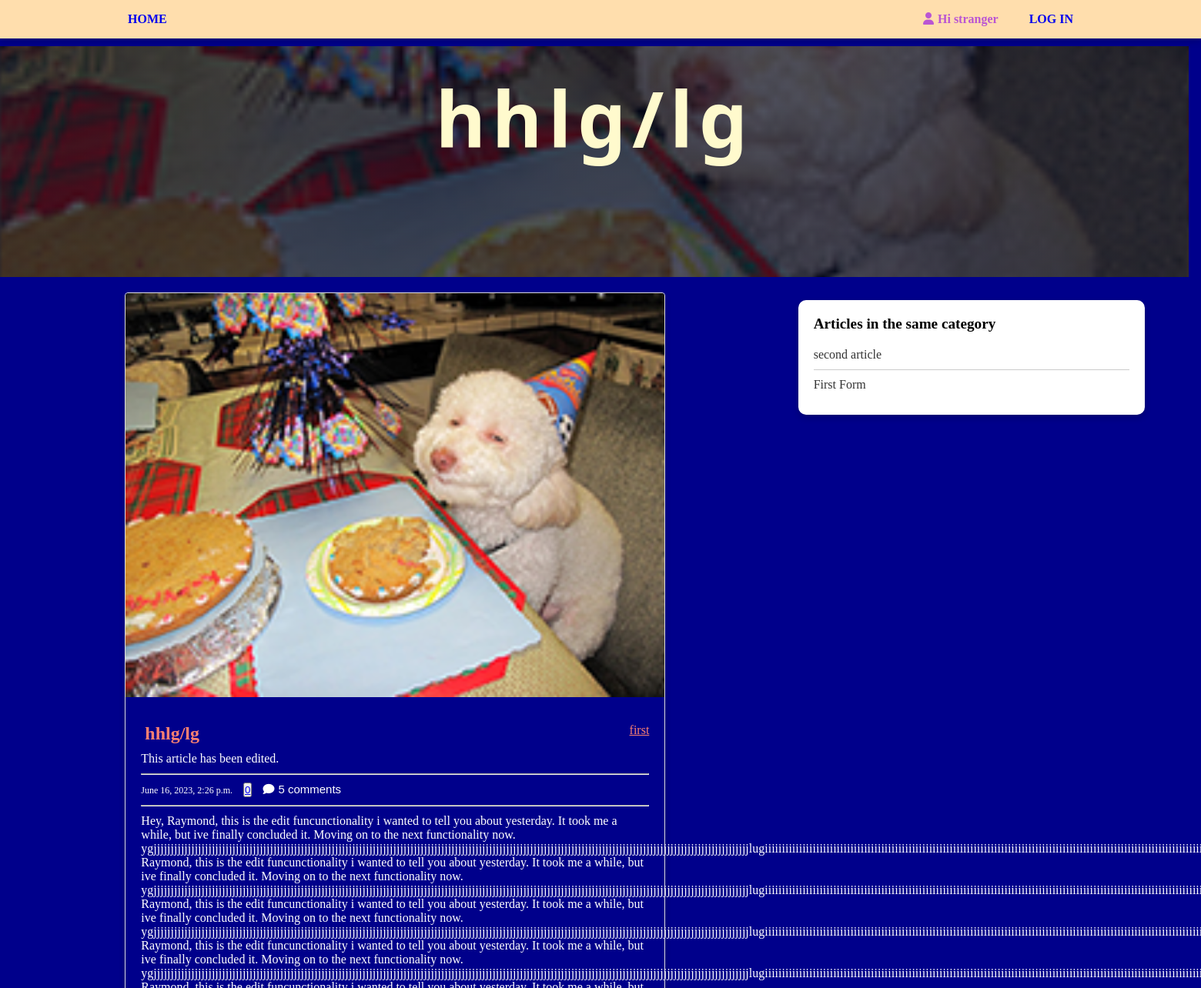
The page /hhlglg/ (upper part) on the database as committed earlier.
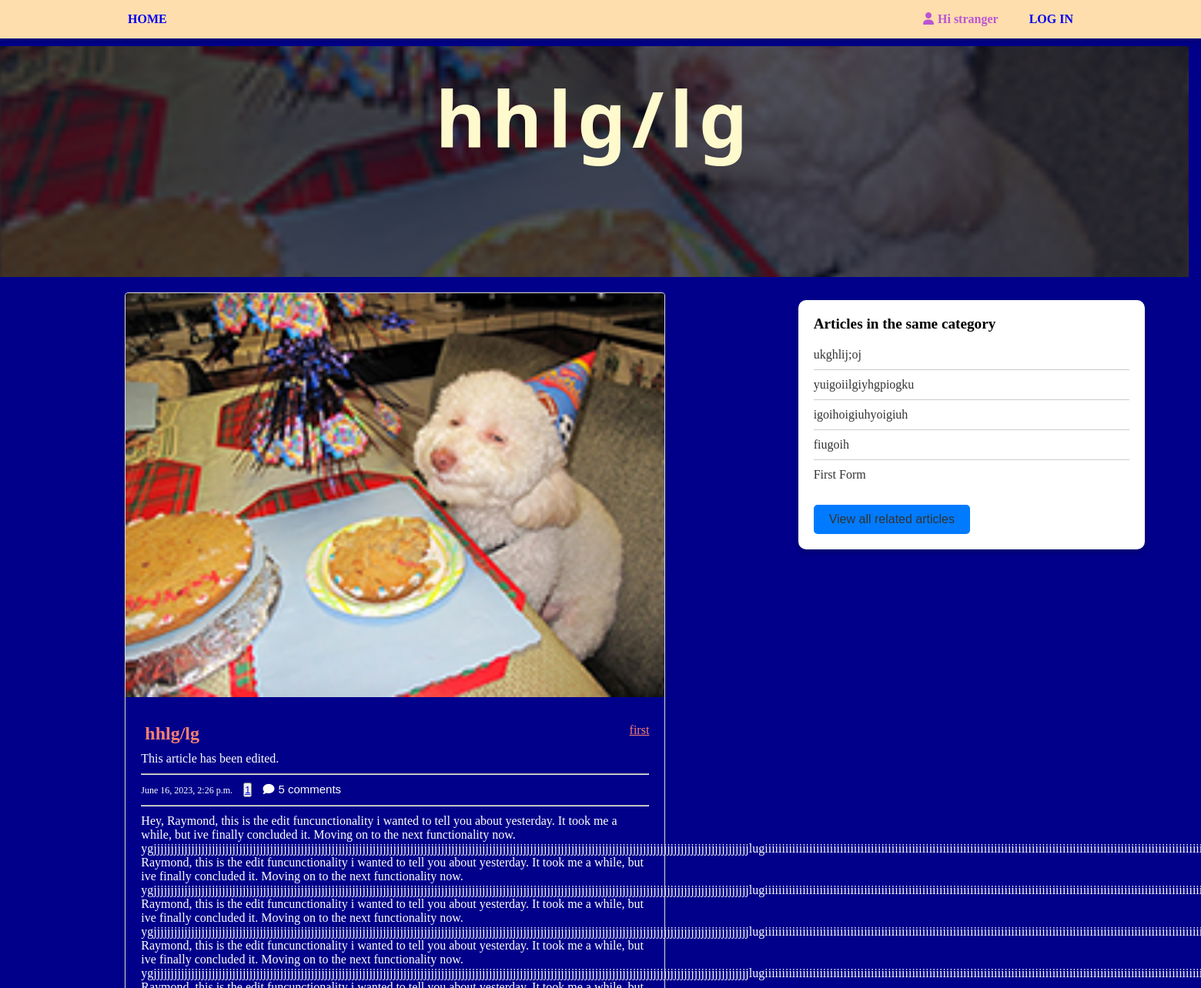
The same page on the database as committed later.
### article/models.py (models this page shows, shortened)
class Post(models.Model):
    user = models.ForeignKey(User, on_delete=models.CASCADE)
    image = models.ImageField()
    title = models.CharField(max_length=255)
    slug = models.SlugField(unique=True, blank=True)
    category = models.ForeignKey(Category, on_delete=models.CASCADE, related_name='posts', default='uncategorized')
    post = models.TextField()
    date = models.DateTimeField(auto_now_add=True)
    likes = models.ManyToManyField(User, blank=True, related_name="post_likes")
    is_edited = models.BooleanField(default=False)
    def get_absolute_url(self):
        return reverse('article:detail', kwargs={'slug': self.slug})

class Category(models.Model):
    name = models.CharField(max_length=100)
    slug = models.SlugField(unique=True, blank=True)
    class Meta:
        verbose_name_plural = 'categories'
    def __str__(self):
        return self.name

### article/views.py (the view)
# urls.py: path('<slug>/', views.detail, name='detail'),
def detail(request, slug):
    user_authenticated = request.user.is_authenticated
    post = get_object_or_404(Post, slug=slug)
    category = post.category
    related_articles = Post.objects.filter(category=category).exclude(id=post.id).order_by('-date')[:5]
    if related_articles.count() < 5:
        show_all = False
    else:
        show_all = True
    comments = post.comments.order_by('-date_posted')
    batch_size = 10  # Set the number of comments to load per batch
    total_comments = comments.count()
    offset = int(request.GET.get('offset', 0))
    if total_comments > batch_size + offset:
        show_load_more = True
        comments = comments[offset: offset + batch_size]
    else:
        show_load_more = False
        comments = comments[offset:]
    context = {
        'user_authenticated': user_authenticated,
        'post': post,
        'related_articles': related_articles,
        'show_all': show_all,
        'comments': enumerate(comments),
        'show_load_more': show_load_more,
        'batch_size': batch_size,
        'total_comments': total_comments,
    }
    return render(request, 'article/read.html', context=context)

### article/templates/article/read.html (shortened to what this page needs)
{% extends 'article/base.html' %}
{% load static %}
{% block css %}
        {{ block.super }}
    <link rel="stylesheet" href="{% static 'read.css' %}">
{% endblock %}
{% block body %}
    <div id="image-background" style="background-image: linear-gradient(rgba(4,9,30,0.7), rgba(4,9,30,0.7)), url('{{ post.image.url }}')">
        <h1 id="image-background-title">{{post.title}}</h1>
    </div>
    <div id="read-container">
        <div id="article">
            <div id="card-container">
                <div class="card">
                    <img src="{{ post.image.url }}" alt="Image">
                    <div class="card-content">
                        <div id="card-top">
                            <h2>{{post.title}}</h2> <span id="category"><a href="{% url 'article:category' post.category %}">{{post.category}}</a></span>
                        </div>
                        {% if post.is_edited %}
                            <p>This article has been edited.</p>
                        {% endif %}
                        <hr>
                        <div class="card-meta">
                            <div>
                                <span class="timestamp">{{post.date}}</span>
                                {% if user.is_authenticated %}
                                  {% if user in post.likes.all %}
                                  <button class="like-button" data-href="{{ post.get_api_like_url }}" data-post-slug="{{ post.slug }}">
                                    <i class="fas fa-heart liked article-like-style" ></i>
                                    <span class="like-count" style="color: salmon;">{{ post.likes.count }} {{ count_str }}</span>
                                  </button>
                                  {% else %}
                                  <button class="like-button" data-href="{{ post.get_api_like_url }}" data-post-slug="{{ post.slug }}">
                                    <i class="fas fa-heart article-like-style" ></i>
                                    <span class="like-count">{{ post.likes.count }} {{ count_str }}</span>
                                  </button>
                                 {% endif %}
                                 <button id="comment-button" class="comment-button"><a
                                  href="{% url 'article:detail' slug=post.slug %}?comment=true#comment-textarea"
                                  style="text-decoration: none;" class="comment-button">
                                  <i id="comment-icon" class="fa-solid fa-comment"></i>5 comments
                                </a>
                                  </button>
                              {% else %}
                                <button class="logged-out-like-button">
                                  <a href="{% url 'account:login' %}">{{ post.likes.count }} {{ count_str }}</a>
                                </button>
                                <button id="comment-button" class="comment-button"><a
                                  href="{% url 'article:detail' slug=post.slug %}#sort" style="text-decoration: none;" class="comment-button">
                                  <i id="comment-icon" class="fa-solid fa-comment"></i>5 comments
                                </a>
                                  </button>
                              {% endif %}
                            </div>
                        </div>
                          <hr>
                      <p>{{post.post}}</p>
                    </div>
                </div>
        </div>
        </div>
        {% if related_articles %}
        <div id="related-articles">
            <div id="card">
                <h2>Articles in the same category</h2>
                <ul>
                  {% for related_article in related_articles %}
                    <li><a href="{{ related_article.get_absolute_url }}">{{ related_article.title }}</a></li>
                  {% endfor %}
                </ul>
                {% if show_all %}
                <button><a href="{% url 'article:category' categories=post.category %}" >View all related articles</a></button>
                {% endif %}
              </div>
        </div>
        {% endif %}
    </div>
{% endblock %}

### article/templates/article/base.html (shortened to what this page needs)
{% load static %}
<!DOCTYPE html>
<html lang="en">
<head>
    <link rel="stylesheet" href="https://cdnjs.cloudflare.com/ajax/libs/font-awesome/6.3.0/css/all.min.css"
 />
    {% block css %}
    <link rel="stylesheet" type="text/css" href="{% static 'styles.css' %}">
    {% endblock %}
</head>
<body>
    <nav id="navbar">
        <div id="navbar-container">
                <div id="home"><a href="{% url 'article:index' %}">HOME</a></div>
            <ul id="navbar-right">
                <li id="navbar-user">
                    {% if user.is_authenticated %}
                    <i class="fa-solid fa-user"></i><span>Hi {{user}}</span>
                </li>
                <li class="logout"><a href ="{% url 'account:logout' %}">LOG OUT</a></li>
                {% else %}
                <i class="fa-solid fa-user"></i><span>Hi stranger</span>
                </li>
                <li class="logout"><a href ="{% url 'account:login' %}">LOG IN</a></li>
                {% endif %}
            </ul>
        </div>
    </nav>
    {% block body %}
    {% endblock %}
</body>
</html>

### article/templates/article/styles.css (style rules this page uses)
* { margin: 0; padding: 0; }
body { background-color: darkblue; }
#navbar { background-color: navajowhite; height: 50px; box-shadow: 0 3px 10px rgba(0,0,0,0.2); }
#navbar-container { height: inherit; max-width: 80%; margin: 0 auto; display: flex; align-items: center; justify-content: space-between; color: mediumorchid ; }
#home { cursor: pointer; font-weight: bold; }
#navbar-right { display: flex; }
li { list-style: none; }
#navbar a { text-decoration: none; padding: 10px; font-weight: bold; }
#navbar-user { margin-right: 30px; font-weight: bold; }
.fa-user { margin-right: 5px; }
#image-background { margin-top: 10px; background-image: linear-gradient(rgba(4,9,30,0.7), rgba(4,9,30,0.7)), url(https://cdn.stocksnap.io/img-thumbs/960w/blog-text_AWFJEGJAMS.jpg); height: 300px; width: 99%; background-size: cover; background-position:center; display: flex; flex-direction: column; align-items: center; justify-content: center; }
#image-background-title { color:lemonchiffon; letter-spacing: 0.2cm; font-size: 100px; margin-bottom: 115px; font-family:system-ui, -apple-system, BlinkMacSystemFont, 'Segoe UI', Roboto, Oxygen, Ubuntu, Cantarell, 'Open Sans', 'Helvetica Neue', sans-serif; transition: 0.5s; }
#card-container { display: flex; flex-wrap:wrap; align-items: center; justify-content: center; }
.card { border: 10px solid #ddd; border-radius: 4px; box-shadow: 0 4px 8px 0 rgba(0, 0, 0, 0.2); max-width: 350px; margin: 20px; transition: transform 0.3s ease; }
.card img { border-radius: 4px 4px 0 0; width: 100%; height: auto; }
.card-content { padding: 20px; }
.card-content h2 { font-size: 24px; margin-bottom: 10px; color: salmon; }
.card-content p { font-size: 16px; margin-bottom: 0; color:white; }
.card-meta { display: flex; justify-content: space-between; align-items: center; margin-top: 20px; }
.timestamp { font-size: 12px; color: white; }
.like-button, .comment-button { background: none; border: none; color: white; font-size: 15px; cursor: pointer; }
.fa-heart, .fa-comment { margin-right: 5px; }

### article/templates/article/read.css (style rules this page uses)
#image-background { margin-top: 10px; background-image: linear-gradient(rgba(4,9,30,0.7), rgba(4,9,30,0.7)), url(https://th.bing.com/th/id/R.bcda51fb80d8311097104a5fac0ccb5f?rik=pV0JQy93ny1ITg&pid=ImgRaw&r=0); height: 300px; width: 99%; background-size: cover; background-position:center; display: flex; flex-direction: column; align-items: center; justify-content: center; }
#read-container { display: flex; align-items: center; justify-content: center; }
#article { flex:2; }
.card { border: 1px solid #ddd; border-radius: 4px; box-shadow: 0 4px 8px 0 rgba(0, 0, 0, 0.2); max-width: 700px; margin: 20px; transition: transform 0.3s ease; }
.card-content, .comment-card { padding: 20px; }
.card-content h2, .card h3 { font-size: 24px; margin: 10px 5px 0; color: salmon; }
#card-top { display: flex; align-items: center; justify-content: space-between; }
#card-top a { color: salmon; }
.card-meta { display: flex; justify-content:space-between; align-items: center; margin: 10px 0; }
#card-container button { margin-left: 10px; }
.timestamp { font-size: 12px; color: white; }
.like-button, .comment-button { background: none; border: none; color: white; font-size: 15px; cursor: pointer; transition: transform 0.3s ease; }
.card-content p { margin: 10px 0; }
.fa-heart, .fa-comment, .fa-trash { margin-right: 5px; }
h2 { display: flex; align-self: center; color: white; }
#related-articles { flex: 1; padding: 10px; margin: 20px 0 10px 0; align-self: flex-start; }
#card { background-color: #fff; border-radius: 10px; box-shadow: 0 4px 8px 0 rgba(0,0,0,0.2); padding: 20px; width: 80%; }
#card h2 { font-size: 1.2rem; margin-bottom: 10px; color: #000; }
#card ul { list-style: none; margin: 0; padding: 0; }
#card li { border-bottom: 1px solid #ccc; padding: 10px 0; }
#card li:last-child { border-bottom: none; }
#card a { color: #333; text-decoration: none; }
#card button { background-color: #007bff; border: none; border-radius: 5px; color: #fff; cursor: pointer; font-size: 1rem; padding: 10px 20px; margin-top: 20px; }

Rows that differ between the two databases and show on the page:
removed Post: title "second article"
computed for Post "hhlg/lg": likes.count "0" → "1"
added Post: title "ukghlij;oj"
added Post: title "yuigoiilgiyhgpiogku"
added Post: title "igoihoigiuhyoigiuh"
added Post: title "fiugoih"
Other text that changed with them:
text now shown: "View all related articles"
